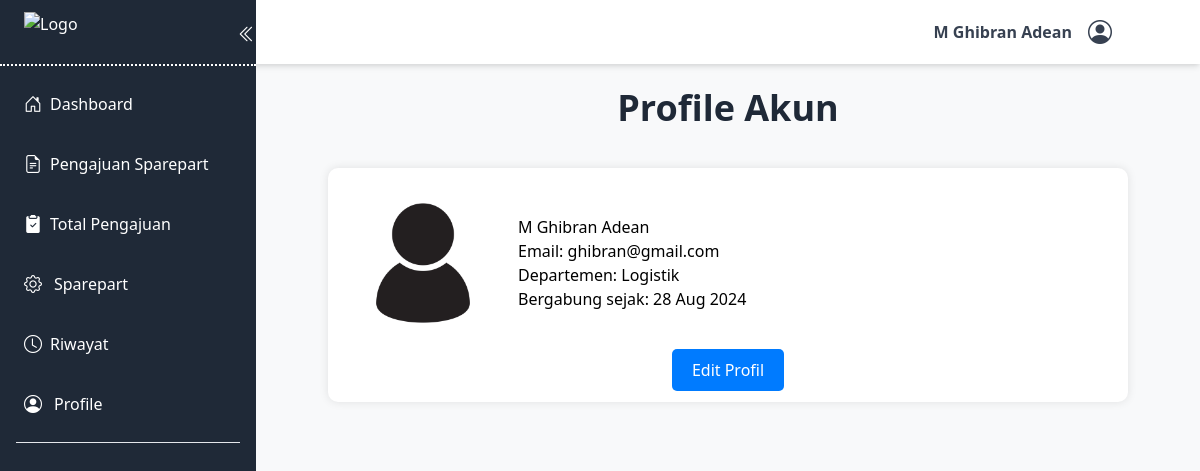
The app's page /index.php?page=profile (signed in) with its own data.
### tables this page shows
CREATE TABLE `pengguna` (
  `id_pengguna` int(11) NOT NULL,
  `username` varchar(100) NOT NULL,
  `nm_pengguna` varchar(100) NOT NULL,
  `email` varchar(255) NOT NULL,
  `id_divisi` int(11) NOT NULL,
  `tgl_buat` date NOT NULL,
  `password` varchar(255) NOT NULL,
  `role` enum('super_admin','admin_divisi','approval') NOT NULL,
  `foto_profil` varchar(255) DEFAULT NULL
);

CREATE TABLE `divisi` (
  `id_divisi` int(11) NOT NULL,
  `nm_divisi` varchar(100) NOT NULL
);

### views/profile_akun.php (the view, shortened to what this page needs)
<?php
require_once 'partials/navbar.php';
$user_id = $_SESSION['user_id'];
require_once __DIR__ . '/../config/database.php';
$query_profile = "
    SELECT p.nm_pengguna, p.foto_profil, p.email, p.tgl_buat, p.role, d.nm_divisi
    FROM pengguna p
    LEFT JOIN divisi d ON p.id_divisi = d.id_divisi
    WHERE p.id_pengguna = :user_id";
$stmt_profile = $pdo->prepare($query_profile);
$stmt_profile->execute(['user_id' => $user_id]);
$user = $stmt_profile->fetch(PDO::FETCH_ASSOC);
$profile_picture = $user['foto_profil'] ? str_replace("../", "/penjualan/", $user['foto_profil']) : '/penjualan/assets/uploads/default-avatar.jpg';
$role = $_SESSION['role'];
?>
<!DOCTYPE html>
<html lang="en">
<head>
    <link href="https://cdn.jsdelivr.net/npm/tailwindcss@2.2.19/dist/tailwind.min.css" rel="stylesheet">
    <link rel="stylesheet" href="https://cdn.jsdelivr.net/npm/bootstrap-icons@1.9.1/font/bootstrap-icons.css">
</head>
<body>
    <div id="sidebar" class="sidebar bg-gray-800 text-white h-screen fixed top-0 left-0 overflow-y-auto z-10 w-64">
        <div class="p-3 relative">
            <img src="https://sikp.pusri.co.id/static/media/logo-white.b054006e16dac76de809.png" alt="Logo"
                class="ml-3 w-15 h-10 mx-auto">
            <button id="toggleSidebar" class="absolute mt-2 top-3 right-0 focus:outline-none">
                <i class="bi bi-chevron-double-left text-lg"></i>
            </button>
        </div>
        <hr class="border-t-2 border-dotted border-white">
        <nav class="p-4">
            <ul>
                <li class="mb-4">
                    <a href="/penjualan/index.php?page=dashboard"
                        class="flex items-center text-white hover:bg-gray-500 p-2 rounded">
                        <i class="bi bi-house-door text-lg mr-2"></i> Dashboard
                    </a>
                </li>
                <?php if ($role !== 'approval'): ?>
                    <li class="mb-4">
                        <a href="/penjualan/index.php?page=pengajuan"
                            class="flex items-center text-white hover:bg-gray-500 p-2 rounded">
                            <i class="bi bi-file-earmark-text text-lg mr-2"></i> Pengajuan Sparepart
                        </a>
                    </li>
                <?php endif; ?>
                <li class="mb-4">
                    <a href="/penjualan/index.php?page=totalpengajuan"
                        class="flex items-center text-white hover:bg-gray-500 p-2 rounded">
                        <i class="bi bi-clipboard2-check-fill text-lg mr-2"></i> Total Pengajuan
                    </a>
                </li>
                <li class="mb-4">
                    <a href="/penjualan/index.php?page=sparepart"
                        class="flex items-center text-white hover:bg-gray-500 p-2 rounded">
                        <i class="bi bi-gear text-lg mr-3"></i> Sparepart
                    </a>
                </li>
                <li class="mb-4">
                    <a href="/penjualan/index.php?page=riwayat"
                        class="flex items-center text-white hover:bg-gray-500 p-2 rounded">
                        <i class="bi bi-clock text-lg mr-2"></i> Riwayat
                    </a>
                </li>
            </ul>
            <ul>
                <li class="mb-4 mt-4">
                    <a href="/penjualan/index.php?page=profile"
                        class="flex items-center text-white hover:bg-gray-500 p-2 rounded">
                        <i class="bi bi-person-circle text-lg mr-3"></i> Profile
                    </a>
                </li>
            </ul>
            <hr>
        </nav>
    </div>
    <div id="mainContent" class="ml-64 p-6 transition-all duration-300">
        <h1 class="text-4xl font-bold text-center text-gray-800 mb-10">Profile Akun</h1>
        <div class="container mt-5">
            <div class="profile-container">
                <div class="profile-row">
                    <img src="<?php echo $profile_picture; ?>" alt="Profile Picture" class="profile-picture">
                    <div class="profile-details">
                        <h2><?php echo htmlspecialchars($user['nm_pengguna']); ?></h2>
                        <p>Email: <?php echo htmlspecialchars($user['email']); ?></p>
                        <p>Departemen: <?php echo htmlspecialchars($user['nm_divisi']); ?></p>
                        <p>Bergabung sejak: <?php echo date('d M Y', strtotime($user['tgl_buat'])); ?></p>
                    </div>
                </div>
                <div class="profile-edit-btn">
                    <a href="/penjualan/views/edit_profile.php" class="btn-edit">Edit Profil</a>
                </div>
            </div>
        </div>
    </div>
</body>
</html>

### views/profile_akun.php (style rules this page uses)
body { background-color: #f8f9fa; }
.profile-container { max-width: 800px; margin: auto; padding: 20px; background-color: #fff; border-radius: 10px; box-shadow: 0 0 10px rgba(0, 0, 0, 0.1); }
.profile-picture { width: 150px; height: 150px; border-radius: 50%; object-fit: cover; }
.profile-details { margin-left: 20px; }
.profile-row { display: flex; align-items: center; margin-bottom: 20px; }
.profile-details p { margin: 0; }
.profile-edit-btn { margin-top: 20px; text-align: center; }
.btn-edit { background-color: #007bff; color: white; padding: 10px 20px; border: none; border-radius: 5px; cursor: pointer; transition: background-color 0.3s ease; }

### records on screen
pengguna: nm_pengguna "M Ghibran Adean", email "ghibran@gmail.com", id_divisi.nm_divisi "Logistik", tgl_buat "28 Aug 2024"

### other values on screen
$_SESSION['nm_pengguna'] "M Ghibran Adean"
